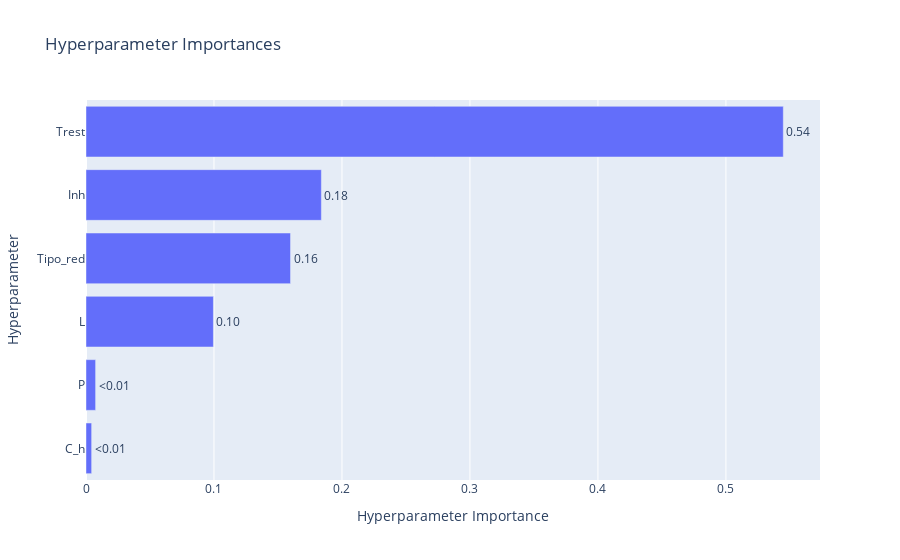

Source (notebook cell):
### Code cell
# Gráfico de correlación entre los parámetros y los objetivos
vis.plot_param_importances(study)

### Figure 1 — Plotly figure (JSON) as saved in the notebook; plotly's stock layout.template omitted (floating-point values rounded to 4 significant figures)
{"data": [{"cliponaxis": false, "hovertemplate": ["C_h (FloatDistribution): 0.004408392123912435<extra></extra>", "P (FloatDistribution): 0.0075126361542545775<extra></extra>", "L (IntDistribution): 0.09954975556607064<extra></extra>", "Tipo_red (IntDistribution): 0.15980290283981877<extra></extra>", "Inh (FloatDistribution): 0.18389396309397466<extra></extra>", "Trest (FloatDistribution): 0.5448323502219691<extra></extra>"], "name": "Objective Value", "orientation": "h", "text": ["<0.01", "<0.01", "0.10", "0.16", "0.18", "0.54"], "textposition": "outside", "type": "bar", "x": [0.004408, 0.007513, 0.09955, 0.1598, 0.1839, 0.5448], "y": ["C_h", "P", "L", "Tipo_red", "Inh", "Trest"]}], "layout": {"title": {"text": "Hyperparameter Importances"}, "xaxis": {"title": {"text": "Hyperparameter Importance"}}, "yaxis": {"title": {"text": "Hyperparameter"}}}}
